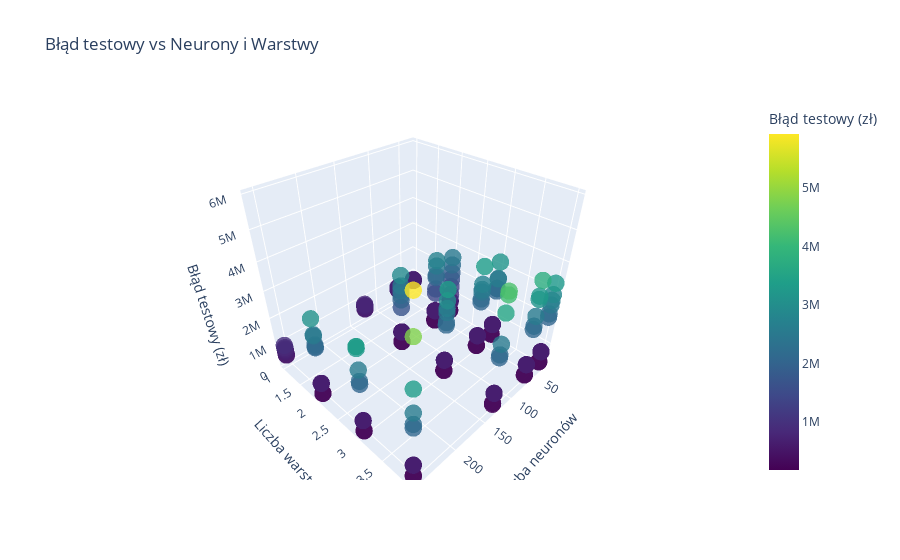

The cell this chart's notebook holds for it:
### Markdown cell above
### Podsumowanie

| **Parametr**          | **Najlepszy wybór** | **Opis efektu**                                                                                     | **Główne ryzyko**                       |
| --------------------- | ------------------- | --------------------------------------------------------------------------------------------------- | --------------------------------------- |
| **Liczba neuronów**   | 32                  | Stabilny model z niskim błędem testowym i uczącym. Więcej neuronów pogarsza uogólnienie.            | Przeuczenie przy większych sieciach     |
| **Liczba warstw**     | 1                   | Najbardziej zrównoważony – kolejne warstwy zwiększają przeuczenie bez poprawy dokładności testowej. | Silne przeuczenie przy 3+ warstwach     |
| **Funkcja aktywacji** | `logistic`, `tanh`  | Bardzo małe różnice między błędem uczącym a testowym – dobra ogólność.                              | `relu` i `identity` dają skrajne wyniki |
| **Rozmiar próbki**    | 0.4                 | Im większy zbiór uczący, tym lepsza generalizacja. Dopiero przy 40% dane są wystarczające.          | Przeuczenie przy małych próbkach        |

### Code cell
import plotly.express as px

# Wykres 3D błędu testowego względem liczby neuronów i warstw
fig = px.scatter_3d(
    results_df,
    x="Neurony",
    y="Warstwy",
    z="Błąd testowy (zł)",
    color="Błąd testowy (zł)",
    size_max=10,
    opacity=0.8,
    color_continuous_scale="Viridis",
    title="Błąd testowy vs Neurony i Warstwy",
    labels={
        "Neurony": "Liczba neuronów",
        "Warstwy": "Liczba warstw",
        "Błąd testowy (zł)": "Błąd testowy (zł)"
    }
)

fig.update_traces(marker=dict(size=6))
fig.show()

### Figure 1 — Plotly figure (JSON) as saved in the notebook; plotly's stock layout.template omitted (floating-point values rounded to 4 significant figures; data arrays with more than 128 entries replaced by an {"elided": "..."} marker saying what was removed)
{"data": [{"hovertemplate": "Liczba neuronów=%{x}<br>Liczba warstw=%{y}<br>Błąd testowy (zł)=%{marker.color}<extra></extra>", "legendgroup": "", "marker": {"color": {"elided": "256 float values"}, "coloraxis": "coloraxis", "opacity": 0.8, "size": 6, "symbol": "circle"}, "mode": "markers", "name": "", "scene": "scene", "showlegend": false, "type": "scatter3d", "x": {"elided": "256 int values"}, "y": {"elided": "256 int values"}, "z": {"elided": "256 float values"}}], "layout": {"coloraxis": {"colorbar": {"title": {"text": "Błąd testowy (zł)"}}, "colorscale": [[0, "#440154"], [0.1111, "#482878"], [0.2222, "#3e4989"], [0.3333, "#31688e"], [0.4444, "#26828e"], [0.5556, "#1f9e89"], [0.6667, "#35b779"], [0.7778, "#6ece58"], [0.8889, "#b5de2b"], [1, "#fde725"]]}, "legend": {"tracegroupgap": 0}, "scene": {"domain": {"x": [0, 1], "y": [0, 1]}, "xaxis": {"title": {"text": "Liczba neuronów"}}, "yaxis": {"title": {"text": "Liczba warstw"}}, "zaxis": {"title": {"text": "Błąd testowy (zł)"}}}, "title": {"text": "Błąd testowy vs Neurony i Warstwy"}}}
